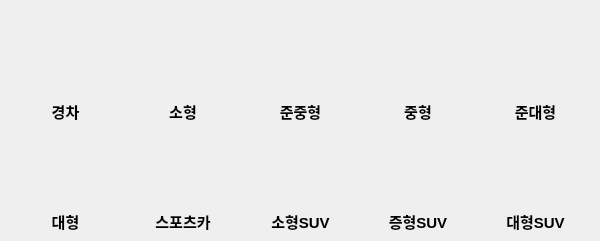
         <widget class="QWidget" name="tab_15">
          <attribute name="title">
           <string>차종별</string>
          </attribute>
          <widget class="QPushButton" name="pushButton_68">
           <property name="enabled">
            <bool>true</bool>
           </property>
           <property name="geometry">
            <rect>
             <x>140</x>
             <y>120</y>
             <width>90</width>
             <height>90</height>
            </rect>
           </property>
           <property name="cursor">
            <cursorShape>PointingHandCursor</cursorShape>
           </property>
           <property name="text">
            <string/>
           </property>
           <property name="icon">
            <iconset>
             <normaloff>../../Desktop/Important/다나와_프로젝트/사진/스포츠카.png</normaloff>../../Desktop/Important/다나와_프로젝트/사진/스포츠카.png</iconset>
           </property>
           <property name="iconSize">
            <size>
             <width>60</width>
             <height>60</height>
            </size>
           </property>
           <property name="default">
            <bool>false</bool>
           </property>
           <property name="flat">
            <bool>true</bool>
           </property>
          </widget>
          <widget class="QPushButton" name="pushButton_69">
           <property name="enabled">
            <bool>true</bool>
           </property>
           <property name="geometry">
            <rect>
             <x>255</x>
             <y>120</y>
             <width>90</width>
             <height>90</height>
            </rect>
           </property>
           <property name="cursor">
            <cursorShape>PointingHandCursor</cursorShape>
           </property>
           <property name="text">
            <string/>
           </property>
           <property name="icon">
            <iconset>
             <normaloff>../../Desktop/Important/다나와_프로젝트/사진/소형SUV.png</normaloff>../../Desktop/Important/다나와_프로젝트/사진/소형SUV.png</iconset>
           </property>
           <property name="iconSize">
            <size>
             <width>60</width>
             <height>60</height>
            </size>
           </property>
           <property name="default">
            <bool>false</bool>
           </property>
           <property name="flat">
            <bool>true</bool>
           </property>
          </widget>
          <widget class="QPushButton" name="pushButton_70">
           <property name="enabled">
            <bool>true</bool>
           </property>
           <property name="geometry">
            <rect>
             <x>370</x>
             <y>120</y>
             <width>90</width>
             <height>90</height>
            </rect>
           </property>
           <property name="cursor">
            <cursorShape>PointingHandCursor</cursorShape>
           </property>
           <property name="text">
            <string/>
           </property>
           <property name="icon">
            <iconset>
             <normaloff>../../Desktop/Important/다나와_프로젝트/사진/중형SUV.png</normaloff>../../Desktop/Important/다나와_프로젝트/사진/중형SUV.png</iconset>
           </property>
           <property name="iconSize">
            <size>
             <width>60</width>
             <height>60</height>
            </size>
           </property>
           <property name="default">
            <bool>false</bool>
           </property>
           <property name="flat">
            <bool>true</bool>
           </property>
          </widget>
          <widget class="QPushButton" name="pushButton_71">
           <property name="enabled">
            <bool>true</bool>
           </property>
           <property name="geometry">
            <rect>
             <x>140</x>
             <y>10</y>
             <width>90</width>
             <height>90</height>
            </rect>
           </property>
           <property name="cursor">
            <cursorShape>PointingHandCursor</cursorShape>
           </property>
           <property name="text">
            <string/>
           </property>
           <property name="icon">
            <iconset>
             <normaloff>../../Desktop/Important/다나와_프로젝트/사진/소형.png</normaloff>../../Desktop/Important/다나와_프로젝트/사진/소형.png</iconset>
           </property>
           <property name="iconSize">
            <size>
             <width>60</width>
             <height>60</height>
            </size>
           </property>
           <property name="default">
            <bool>false</bool>
           </property>
           <property name="flat">
            <bool>true</bool>
           </property>
          </widget>
          <widget class="QPushButton" name="pushButton_72">
           <property name="enabled">
            <bool>true</bool>
           </property>
           <property name="geometry">
            <rect>
             <x>20</x>
             <y>120</y>
             <width>90</width>
             <height>90</height>
            </rect>
           </property>
           <property name="cursor">
            <cursorShape>PointingHandCursor</cursorShape>
           </property>
           <property name="text">
            <string/>
           </property>
           <property name="icon">
            <iconset>
             <normaloff>../../Desktop/Important/다나와_프로젝트/사진/대형.png</normaloff>../../Desktop/Important/다나와_프로젝트/사진/대형.png</iconset>
           </property>
           <property name="iconSize">
            <size>
             <width>60</width>
             <height>60</height>
            </size>
           </property>
           <property name="default">
            <bool>false</bool>
           </property>
           <property name="flat">
            <bool>true</bool>
           </property>
          </widget>
          <widget class="QPushButton" name="pushButton_73">
           <property name="enabled">
            <bool>true</bool>
           </property>
           <property name="geometry">
            <rect>
             <x>20</x>
             <y>10</y>
             <width>90</width>
             <height>90</height>
            </rect>
           </property>
           <property name="cursor">
            <cursorShape>PointingHandCursor</cursorShape>
           </property>
           <property name="text">
            <string/>
           </property>
           <property name="icon">
            <iconset>
             <normaloff>../../Desktop/Important/다나와_프로젝트/사진/경차.png</normaloff>../../Desktop/Important/다나와_프로젝트/사진/경차.png</iconset>
           </property>
           <property name="iconSize">
            <size>
             <width>60</width>
             <height>60</height>
            </size>
           </property>
           <property name="default">
            <bool>false</bool>
           </property>
           <property name="flat">
            <bool>true</bool>
           </property>
          </widget>
          <widget class="QPushButton" name="pushButton_74">
           <property name="enabled">
            <bool>true</bool>
           </property>
           <property name="geometry">
            <rect>
             <x>490</x>
             <y>10</y>
             <width>90</width>
             <height>90</height>
            </rect>
           </property>
           <property name="cursor">
            <cursorShape>PointingHandCursor</cursorShape>
           </property>
           <property name="text">
            <string/>
           </property>
           <property name="icon">
            <iconset>
             <normaloff>../../Desktop/Important/다나와_프로젝트/사진/준대형.png</normaloff>../../Desktop/Important/다나와_프로젝트/사진/준대형.png</iconset>
           </property>
           <property name="iconSize">
            <size>
             <width>60</width>
             <height>60</height>
            </size>
           </property>
           <property name="default">
            <bool>false</bool>
           </property>
           <property name="flat">
            <bool>true</bool>
           </property>
          </widget>
          <widget class="QPushButton" name="pushButton_75">
           <property name="enabled">
            <bool>true</bool>
           </property>
           <property name="geometry">
            <rect>
             <x>490</x>
             <y>120</y>
             <width>90</width>
             <height>90</height>
            </rect>
           </property>
           <property name="cursor">
            <cursorShape>PointingHandCursor</cursorShape>
           </property>
           <property name="text">
            <string/>
           </property>
           <property name="icon">
            <iconset>
             <normaloff>../../Desktop/Important/다나와_프로젝트/사진/대형SUV.png</normaloff>../../Desktop/Important/다나와_프로젝트/사진/대형SUV.png</iconset>
           </property>
           <property name="iconSize">
            <size>
             <width>60</width>
             <height>60</height>
            </size>
           </property>
           <property name="default">
            <bool>false</bool>
           </property>
           <property name="flat">
            <bool>true</bool>
           </property>
          </widget>
          <widget class="QPushButton" name="pushButton_76">
           <property name="enabled">
            <bool>true</bool>
           </property>
           <property name="geometry">
            <rect>
             <x>255</x>
             <y>10</y>
             <width>90</width>
             <height>90</height>
            </rect>
           </property>
           <property name="cursor">
            <cursorShape>PointingHandCursor</cursorShape>
           </property>
           <property name="text">
            <string/>
           </property>
           <property name="icon">
            <iconset>
             <normaloff>../../Desktop/Important/다나와_프로젝트/사진/준중형.png</normaloff>../../Desktop/Important/다나와_프로젝트/사진/준중형.png</iconset>
           </property>
           <property name="iconSize">
            <size>
             <width>60</width>
             <height>60</height>
            </size>
           </property>
           <property name="default">
            <bool>false</bool>
           </property>
           <property name="flat">
            <bool>true</bool>
           </property>
          </widget>
          <widget class="QPushButton" name="pushButton_77">
           <property name="enabled">
            <bool>true</bool>
           </property>
           <property name="geometry">
            <rect>
             <x>370</x>
             <y>10</y>
             <width>90</width>
             <height>90</height>
            </rect>
           </property>
           <property name="cursor">
            <cursorShape>PointingHandCursor</cursorShape>
           </property>
           <property name="text">
            <string/>
           </property>
           <property name="icon">
            <iconset>
             <normaloff>../../Desktop/Important/다나와_프로젝트/사진/중형.png</normaloff>../../Desktop/Important/다나와_프로젝트/사진/중형.png</iconset>
           </property>
           <property name="iconSize">
            <size>
             <width>60</width>
             <height>60</height>
            </size>
           </property>
           <property name="default">
            <bool>false</bool>
           </property>
           <property name="flat">
            <bool>true</bool>
           </property>
          </widget>
          <widget class="QWidget" name="layoutWidget_12">
           <property name="geometry">
            <rect>
             <x>10</x>
             <y>100</y>
             <width>581</width>
             <height>22</height>
            </rect>
           </property>
           <layout class="QGridLayout" name="gridLayout_18">
            <item row="0" column="0">
             <widget class="QLabel" name="label_70">
              <property name="font">
               <font>
                <pointsize>11</pointsize>
                <bold>true</bold>
                <stylestrategy>PreferDefault</stylestrategy>
                <hintingpreference>PreferDefaultHinting</hintingpreference>
               </font>
              </property>
              <property name="text">
               <string>경차</string>
              </property>
              <property name="alignment">
               <set>Qt::AlignCenter</set>
              </property>
             </widget>
            </item>
            <item row="0" column="1">
             <widget class="QLabel" name="label_71">
              <property name="font">
               <font>
                <pointsize>11</pointsize>
                <bold>true</bold>
                <stylestrategy>PreferDefault</stylestrategy>
                <hintingpreference>PreferDefaultHinting</hintingpreference>
               </font>
              </property>
              <property name="text">
               <string>소형</string>
              </property>
              <property name="alignment">
               <set>Qt::AlignCenter</set>
              </property>
             </widget>
            </item>
            <item row="0" column="2">
             <widget class="QLabel" name="label_72">
              <property name="font">
               <font>
                <pointsize>11</pointsize>
                <bold>true</bold>
                <stylestrategy>PreferDefault</stylestrategy>
                <hintingpreference>PreferDefaultHinting</hintingpreference>
               </font>
              </property>
              <property name="text">
               <string>준중형</string>
              </property>
              <property name="alignment">
               <set>Qt::AlignCenter</set>
              </property>
             </widget>
            </item>
            <item row="0" column="3">
             <widget class="QLabel" name="label_73">
              <property name="font">
               <font>
                <pointsize>11</pointsize>
                <bold>true</bold>
                <stylestrategy>PreferDefault</stylestrategy>
                <hintingpreference>PreferDefaultHinting</hintingpreference>
               </font>
              </property>
              <property name="text">
               <string>중형</string>
              </property>
              <property name="alignment">
               <set>Qt::AlignCenter</set>
              </property>
             </widget>
            </item>
            <item row="0" column="4">
             <widget class="QLabel" name="label_74">
              <property name="font">
               <font>
                <pointsize>11</pointsize>
                <bold>true</bold>
                <stylestrategy>PreferDefault</stylestrategy>
                <hintingpreference>PreferDefaultHinting</hintingpreference>
               </font>
              </property>
              <property name="text">
               <string>준대형</string>
              </property>
              <property name="alignment">
               <set>Qt::AlignCenter</set>
              </property>
             </widget>
            </item>
           </layout>
          </widget>
          <widget class="QWidget" name="layoutWidget_13">
           <property name="geometry">
            <rect>
             <x>10</x>
             <y>210</y>
             <width>581</width>
             <height>22</height>
            </rect>
           </property>
           <layout class="QGridLayout" name="gridLayout_19">
            <item row="0" column="0">
             <widget class="QLabel" name="label_75">
              <property name="font">
               <font>
                <pointsize>11</pointsize>
                <bold>true</bold>
                <stylestrategy>PreferDefault</stylestrategy>
                <hintingpreference>PreferDefaultHinting</hintingpreference>
               </font>
              </property>
              <property name="text">
               <string>대형</string>
              </property>
              <property name="alignment">
               <set>Qt::AlignCenter</set>
              </property>
             </widget>
            </item>
            <item row="0" column="1">
             <widget class="QLabel" name="label_76">
              <property name="font">
               <font>
                <pointsize>11</pointsize>
                <bold>true</bold>
                <stylestrategy>PreferDefault</stylestrategy>
                <hintingpreference>PreferDefaultHinting</hintingpreference>
               </font>
              </property>
              <property name="text">
               <string>스포츠카</string>
              </property>
              <property name="alignment">
               <set>Qt::AlignCenter</set>
              </property>
             </widget>
            </item>
            <item row="0" column="2">
             <widget class="QLabel" name="label_77">
              <property name="font">
               <font>
                <pointsize>11</pointsize>
                <bold>true</bold>
                <stylestrategy>PreferDefault</stylestrategy>
                <hintingpreference>PreferDefaultHinting</hintingpreference>
               </font>
              </property>
              <property name="text">
               <string>소형SUV</string>
              </property>
              <property name="alignment">
               <set>Qt::AlignCenter</set>
              </property>
             </widget>
            </item>
            <item row="0" column="3">
             <widget class="QLabel" name="label_78">
              <property name="font">
               <font>
                <pointsize>11</pointsize>
                <bold>true</bold>
                <stylestrategy>PreferDefault</stylestrategy>
                <hintingpreference>PreferDefaultHinting</hintingpreference>
               </font>
              </property>
              <property name="text">
               <string>증형SUV</string>
              </property>
              <property name="alignment">
               <set>Qt::AlignCenter</set>
              </property>
             </widget>
            </item>
            <item row="0" column="4">
             <widget class="QLabel" name="label_79">
              <property name="font">
               <font>
                <pointsize>11</pointsize>
                <bold>true</bold>
                <stylestrategy>PreferDefault</stylestrategy>
                <hintingpreference>PreferDefaultHinting</hintingpreference>
               </font>
              </property>
              <property name="text">
               <string>대형SUV</string>
              </property>
              <property name="alignment">
               <set>Qt::AlignCenter</set>
              </property>
             </widget>
            </item>
           </layout>
          </widget>
         </widget>
